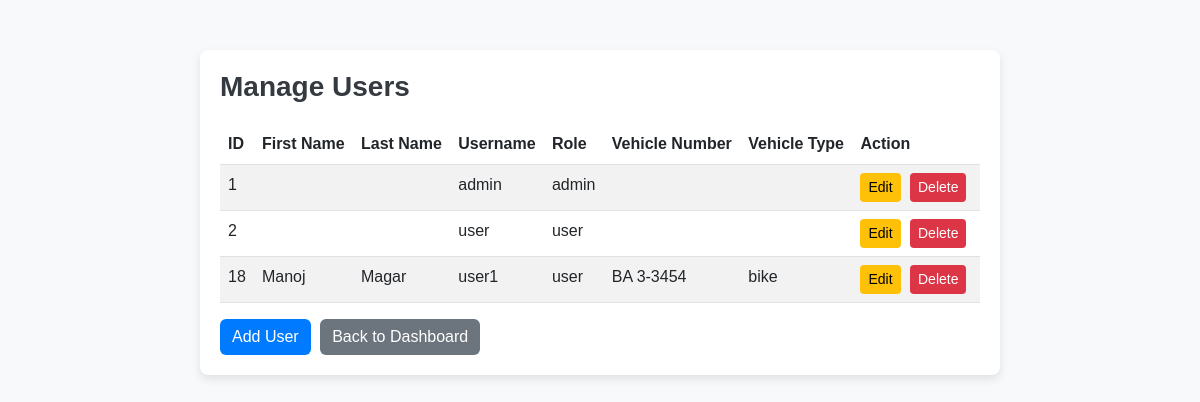
/admin/manage_users.php (signed in), run on the app's committed database.
### tables this page shows
CREATE TABLE `users` (
  `id` int(11) NOT NULL,
  `username` varchar(50) NOT NULL,
  `first_name` varchar(50) NOT NULL,
  `last_name` varchar(50) NOT NULL,
  `password` varchar(255) NOT NULL,
  `role` enum('admin','user') DEFAULT 'user',
  `created_at` timestamp NOT NULL DEFAULT current_timestamp(),
  `updated_at` timestamp NOT NULL DEFAULT current_timestamp() ON UPDATE current_timestamp(),
  `vehicle_number` varchar(50) DEFAULT NULL,
  `vehicle_type` varchar(20) DEFAULT NULL
);

### admin/manage_users.php (the view, shortened to what this page needs)
<?php
require_once '../db_connection.php';
$sql = "SELECT * FROM users";
$result = $conn->query($sql);
?>
<!DOCTYPE html>
<html lang="en">
<head>
    <link href="https://cdn.jsdelivr.net/npm/bootstrap@5.3.0/dist/css/bootstrap.min.css" rel="stylesheet">
</head>
<body>
    <div class="container">
        <h1>Manage Users</h1>
        <table class="table table-striped">
            <thead>
                <tr>
                    <th>ID</th>
                    <th>First Name</th>
                    <th>Last Name</th>
                    <th>Username</th>
                    <th>Role</th>
                    <th>Vehicle Number</th>
                    <th>Vehicle Type</th>
                    <th>Action</th>
                </tr>
            </thead>
            <tbody>
                <?php while ($row = $result->fetch_assoc()): ?>
                    <tr>
                        <td><?php echo $row['id']; ?></td>
                        <td><?php echo $row['first_name']; ?></td>
                        <td><?php echo $row['last_name']; ?></td>
                        <td><?php echo $row['username']; ?></td>
                        <td><?php echo $row['role']; ?></td>
                        <td><?php echo $row['vehicle_number']; ?></td>
                        <td><?php echo $row['vehicle_type']; ?></td>
                        <td>
                            <a href="edit_user.php?id=<?php echo $row['id']; ?>" class="btn btn-sm btn-warning">Edit</a>
                            <a href="delete_user.php?id=<?php echo $row['id']; ?>" class="btn btn-sm btn-danger" onclick="return confirm('Are you sure you want to delete this user?');">Delete</a>
                        </td>
                    </tr>
                <?php endwhile; ?>
            </tbody>
        </table>
        <a href="add_users.php" class="btn btn-primary">Add User</a>
        <a href="admin_dashboard.php" class="btn btn-secondary">Back to Dashboard</a>
    </div>
</body>
</html>

### admin/manage_users.php (style rules this page uses)
body { background-color: #f8f9fa; font-family: 'Arial', sans-serif; }
.container { margin-top: 50px; max-width: 800px; border-radius: 8px; background-color: #ffffff; padding: 20px; box-shadow: 0 4px 10px rgba(0, 0, 0, 0.1); }
h1 { color: #343a40; margin-bottom: 20px; font-weight: bold; font-size: 28px; }
table { border-collapse: collapse; width: 100%; margin-top: 20px; }
th, td { padding: 12px; text-align: left; border-bottom: 1px solid #dee2e6; }
th { background-color: #007bff; color: white; font-weight: bold; }
.btn { margin-right: 5px; transition: background-color 0.3s, transform 0.2s; }
.btn-primary { background-color: #007bff; border: none; }
.btn-danger { background-color: #dc3545; border: none; }
.btn-warning { background-color: #ffc107; border: none; }
.btn-secondary { background-color: #6c757d; border: none; }

### data on the page
users: id "1", username "admin", role "admin"
users: id "2", username "user", role "user"
users: id "18", first_name "Manoj", last_name "Magar", username "user1", role "user", vehicle_number "BA 3-3454", vehicle_type "bike"
